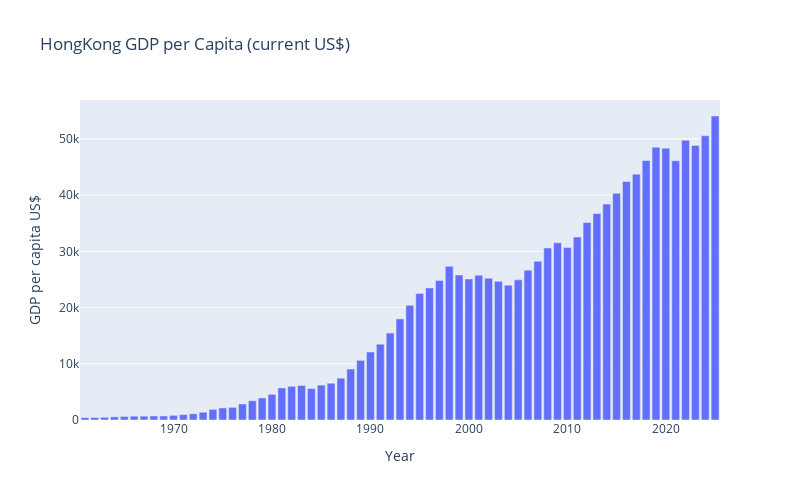

Notebook code for this chart:
### Code cell
fig = px.bar(df_hk, x=df_hk.index, y="HKG", width=800, height=500,
             title="HongKong GDP per Capita (current US$)"
            ).update_layout(xaxis_title="Year", 
                            yaxis_title="GDP per capita US$")
fig.show()
